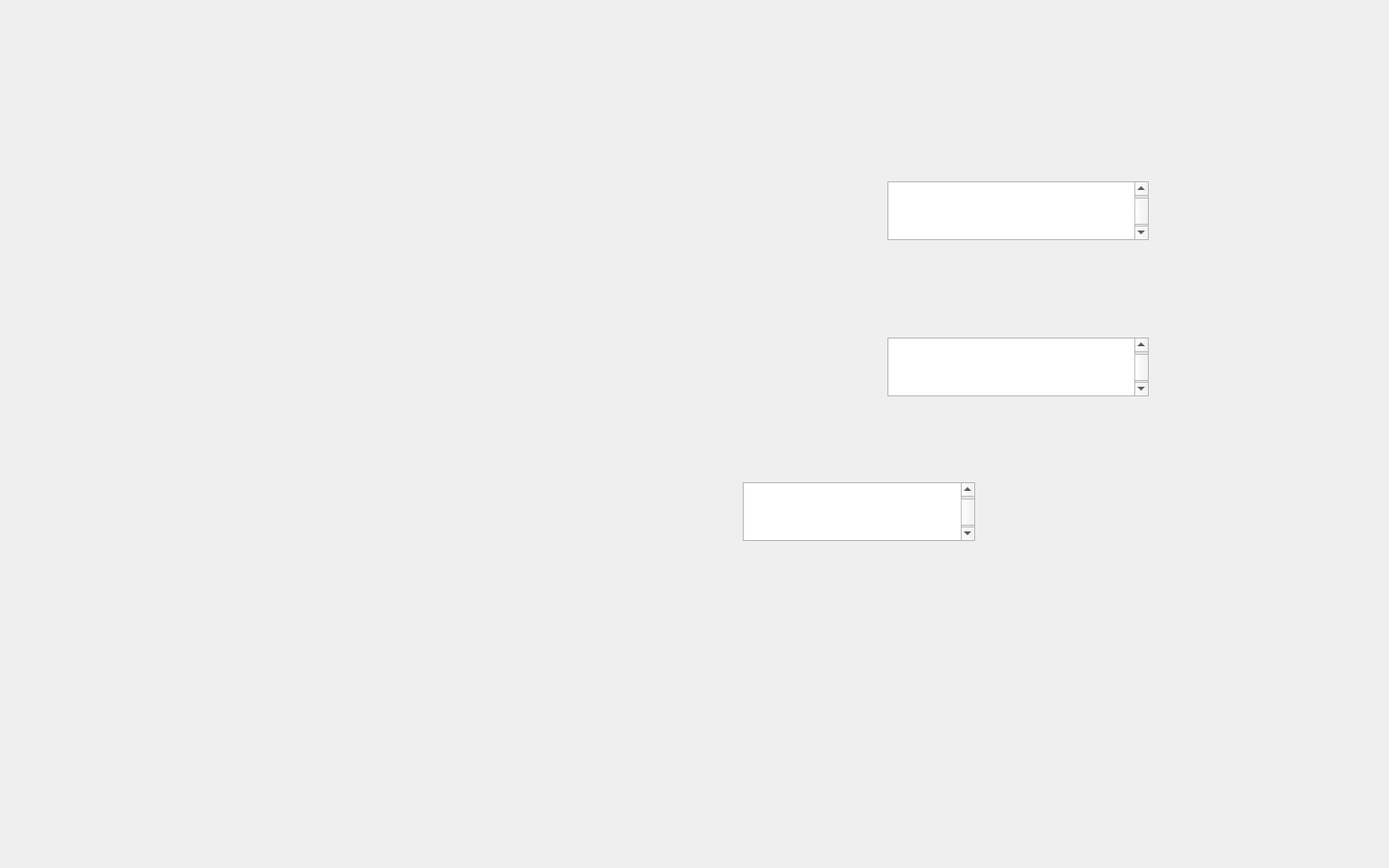
<?xml version="1.0" encoding="UTF-8"?>
<ui version="4.0">
 <class>MainWindow</class>
 <widget class="QMainWindow" name="MainWindow">
  <property name="geometry">
   <rect>
    <x>0</x>
    <y>0</y>
    <width>1440</width>
    <height>900</height>
   </rect>
  </property>
  <property name="windowTitle">
   <string>MainWindow</string>
  </property>
  <widget class="QWidget" name="centralwidget">
   <widget class="QLabel" name="label">
    <property name="geometry">
     <rect>
      <x>0</x>
      <y>0</y>
      <width>1440</width>
      <height>900</height>
     </rect>
    </property>
    <property name="text">
     <string/>
    </property>
    <property name="pixmap">
     <pixmap>Before_the_game_png.png</pixmap>
    </property>
   </widget>
   <widget class="QPushButton" name="Play_the_game_button">
    <property name="geometry">
     <rect>
      <x>370</x>
      <y>680</y>
      <width>700</width>
      <height>181</height>
     </rect>
    </property>
    <property name="text">
     <string/>
    </property>
    <property name="icon">
     <iconset>
      <normaloff>Play_button_after_play_was_pressed.png</normaloff>Play_button_after_play_was_pressed.png</iconset>
    </property>
    <property name="iconSize">
     <size>
      <width>700</width>
      <height>181</height>
     </size>
    </property>
    <property name="flat">
     <bool>true</bool>
    </property>
   </widget>
   <widget class="QTextEdit" name="First_player_nickname_text">
    <property name="geometry">
     <rect>
      <x>920</x>
      <y>188</y>
      <width>271</width>
      <height>61</height>
     </rect>
    </property>
    <property name="font">
     <font>
      <pointsize>40</pointsize>
     </font>
    </property>
    <property name="cursor" stdset="0">
     <cursorShape>PointingHandCursor</cursorShape>
    </property>
   </widget>
   <widget class="QTextEdit" name="Second_player_nickname_text">
    <property name="geometry">
     <rect>
      <x>920</x>
      <y>350</y>
      <width>271</width>
      <height>61</height>
     </rect>
    </property>
    <property name="font">
     <font>
      <pointsize>40</pointsize>
     </font>
    </property>
    <property name="cursor" stdset="0">
     <cursorShape>PointingHandCursor</cursorShape>
    </property>
   </widget>
   <widget class="QTextEdit" name="Current_word_text">
    <property name="geometry">
     <rect>
      <x>770</x>
      <y>500</y>
      <width>241</width>
      <height>61</height>
     </rect>
    </property>
    <property name="font">
     <font>
      <pointsize>40</pointsize>
     </font>
    </property>
    <property name="cursor" stdset="0">
     <cursorShape>PointingHandCursor</cursorShape>
    </property>
   </widget>
   <widget class="QPushButton" name="Back_to_main_menu_button">
    <property name="geometry">
     <rect>
      <x>0</x>
      <y>0</y>
      <width>356</width>
      <height>91</height>
     </rect>
    </property>
    <property name="cursor">
     <cursorShape>PointingHandCursor</cursorShape>
    </property>
    <property name="text">
     <string/>
    </property>
    <property name="icon">
     <iconset>
      <normaloff>Back_to_main_menu_button_png.png</normaloff>Back_to_main_menu_button_png.png</iconset>
    </property>
    <property name="iconSize">
     <size>
      <width>381</width>
      <height>91</height>
     </size>
    </property>
    <property name="flat">
     <bool>true</bool>
    </property>
   </widget>
  </widget>
 </widget>
 <resources/>
 <connections/>
</ui>
